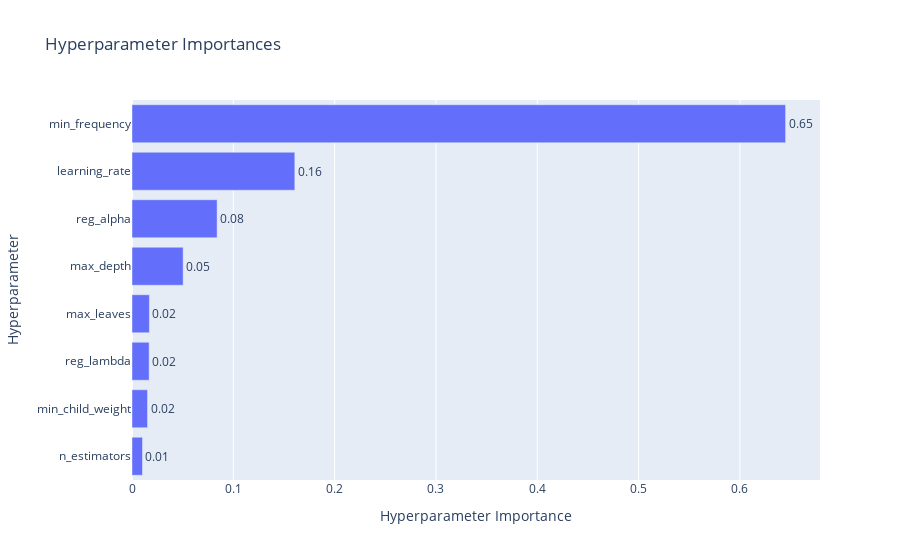

This figure's notebook cell:
### Code cell
#Gráfico de importancia de hiperparámetros con Optuna y Prunning
plot_param_importances(study_opt_pr)

### Figure 1 — Plotly figure (JSON) as saved in the notebook; plotly's stock layout.template omitted (floating-point values rounded to 4 significant figures)
{"data": [{"cliponaxis": false, "hovertemplate": ["n_estimators (IntDistribution): 0.010354018285180282<extra></extra>", "min_child_weight (IntDistribution): 0.015320287823891351<extra></extra>", "reg_lambda (FloatDistribution): 0.01692059094105244<extra></extra>", "max_leaves (IntDistribution): 0.017177346351355063<extra></extra>", "max_depth (IntDistribution): 0.0504693073073818<extra></extra>", "reg_alpha (FloatDistribution): 0.08400307287925653<extra></extra>", "learning_rate (FloatDistribution): 0.16069501468258837<extra></extra>", "min_frequency (FloatDistribution): 0.645060361729294<extra></extra>"], "name": "Objective Value", "orientation": "h", "text": ["0.01", "0.02", "0.02", "0.02", "0.05", "0.08", "0.16", "0.65"], "textposition": "outside", "type": "bar", "x": [0.01035, 0.01532, 0.01692, 0.01718, 0.05047, 0.084, 0.1607, 0.6451], "y": ["n_estimators", "min_child_weight", "reg_lambda", "max_leaves", "max_depth", "reg_alpha", "learning_rate", "min_frequency"]}], "layout": {"title": {"text": "Hyperparameter Importances"}, "xaxis": {"title": {"text": "Hyperparameter Importance"}}, "yaxis": {"title": {"text": "Hyperparameter"}}}}
